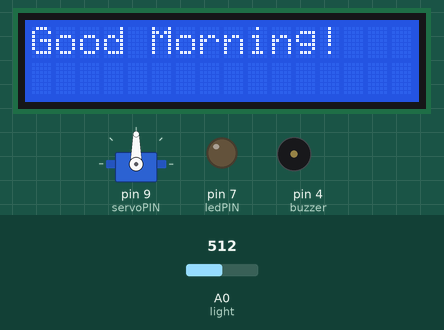
A sketch run on a simulated Arduino Uno, built with avr-gcc and run on an emulated ATmega328P. On the bench: 16×2 character LCD, servo, output pins drawn as LEDs (lit = HIGH), buzzer (waves = sounding). The inputs (shaded band) are chosen by the test bench; at power-on: A0 (light) = 512.

Above: at 0.6 s.
At 12.1 s:
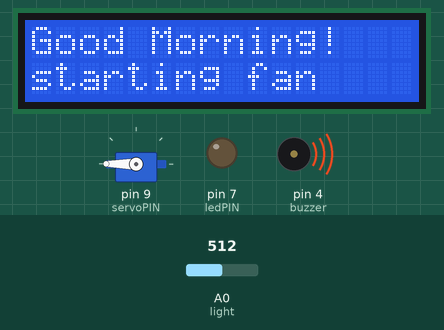
12.2 s: A0 (light) set to 583
At 22.7 s:
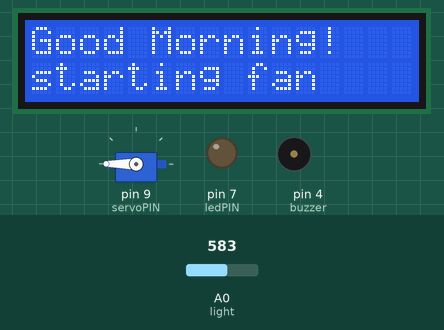
23.1 s: A0 (light) set to 619
At 23.6 s:
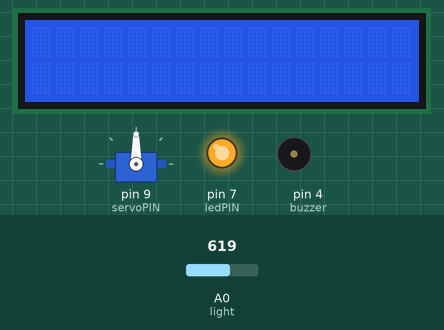
Timing chart, 0 to 26.1 s (numbered marks = the images above; inputs shaded):
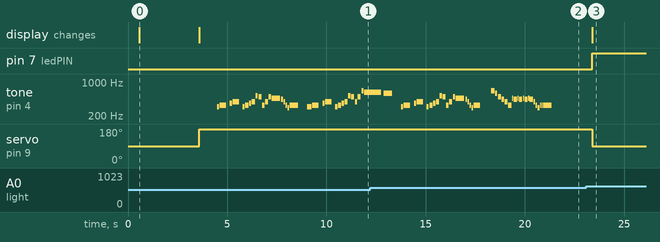

Measured:
- the behaviour switches between 600 and 601 on A0 (light) (found by bisection; images 2 and 3)
- after the input at 23.1 s, pin 7 (ledPIN): LOW → HIGH after 0.29 s; servo on pin 9 (servoPIN): 180° → 90° after 0.30 s; the display: changes after 0.30 s (image 3)
- by itself, tone on pin 4 (buzzer): plays 311 Hz for 0.11 s, 330 Hz for 0.32 s, 370 Hz for 0.11 s, 392 Hz for 0.32 s, 311 Hz for 0.11 s, 330 Hz for 0.16 s … (33 notes in this stretch)
- what the display in image 0 shows lasts 3.0 s, from 0.6 s to 3.6 s

The sketch:

Arduino_Group11.ino
```cpp
// C++ code
// good morning system!
#include <Servo.h>
#include <Wire.h>
#include <LiquidCrystal_I2C.h>

#define buzzer 4
#define ledPIN 7
#define servoPIN 9
#define light A0
int angle = 0;
int speed = 90;
int musicCount =0;
bool direction = true;
int lightValue=0;
bool startAlarm = false;
bool startFan=false;
bool morning=true;
Servo servo;
LiquidCrystal_I2C lcd_1(0X27, 16, 2);

// change this to make the song slower or faster
int tempo = 250;

////////////////////////
#define NOTE_B0  31
#define NOTE_C1  33
#define NOTE_CS1 35
#define NOTE_D1  37
#define NOTE_DS1 39
#define NOTE_E1  41
#define NOTE_F1  44
#define NOTE_FS1 46
#define NOTE_G1  49
#define NOTE_GS1 52
#define NOTE_A1  55
#define NOTE_AS1 58
#define NOTE_B1  62
#define NOTE_C2  65
#define NOTE_CS2 69
#define NOTE_D2  73
#define NOTE_DS2 78
#define NOTE_E2  82
#define NOTE_F2  87
#define NOTE_FS2 93
#define NOTE_G2  98
#define NOTE_GS2 104
#define NOTE_A2  110
#define NOTE_AS2 117
#define NOTE_B2  123
#define NOTE_C3  131
#define NOTE_CS3 139
#define NOTE_D3  147
#define NOTE_DS3 156
#define NOTE_E3  165
#define NOTE_F3  175
#define NOTE_FS3 185
#define NOTE_G3  196
#define NOTE_GS3 208
#define NOTE_A3  220
#define NOTE_AS3 233
#define NOTE_B3  247
#define NOTE_C4  262
#define NOTE_CS4 277
#define NOTE_D4  294
#define NOTE_DS4 311
#define NOTE_E4  330
#define NOTE_F4  349
#define NOTE_FS4 370
#define NOTE_G4  392
#define NOTE_GS4 415
#define NOTE_A4  440
#define NOTE_AS4 466
#define NOTE_B4  494
#define NOTE_C5  523
#define NOTE_CS5 554
#define NOTE_D5  587
#define NOTE_DS5 622
#define NOTE_E5  659
#define NOTE_F5  698
#define NOTE_FS5 740
#define NOTE_G5  784
#define NOTE_GS5 831
#define NOTE_A5  880
#define NOTE_AS5 932
#define NOTE_B5  988
#define NOTE_C6  1047
#define NOTE_CS6 1109
#define NOTE_D6  1175
#define NOTE_DS6 1245
#define NOTE_E6  1319
#define NOTE_F6  1397
#define NOTE_FS6 1480
#define NOTE_G6  1568
#define NOTE_GS6 1661
#define NOTE_A6  1760
#define NOTE_AS6 1865
#define NOTE_B6  1976
#define NOTE_C7  2093
#define NOTE_CS7 2217
#define NOTE_D7  2349
#define NOTE_DS7 2489
#define NOTE_E7  2637
#define NOTE_F7  2794
#define NOTE_FS7 2960
#define NOTE_G7  3136
#define NOTE_GS7 3322
#define NOTE_A7  3520
#define NOTE_AS7 3729
#define NOTE_B7  3951
#define NOTE_C8  4186
#define NOTE_CS8 4435
#define NOTE_D8  4699
#define NOTE_DS8 4978
#define REST      0


// notes of the moledy followed by the duration.
// a 4 means a quarter note, 8 an eighteenth , 16 sixteenth, so on
// !!negative numbers are used to represent dotted notes,
// so -4 means a dotted quarter note, that is, a quarter plus an eighteenth!!
int melody[] = {

  // Pink Panther theme
  // Theme by Masato Nakamura, arranged by Teddy Mason

  REST,2, REST,4, REST,8, NOTE_DS4,8,
  NOTE_E4,-4, REST,8, NOTE_FS4,8, NOTE_G4,-4, REST,8, NOTE_DS4,8,
  NOTE_E4,-8, NOTE_FS4,8,  NOTE_G4,-8, NOTE_C5,8, NOTE_B4,-8, NOTE_E4,8, NOTE_G4,-8, NOTE_B4,8,
  NOTE_AS4,2, NOTE_A4,-16, NOTE_G4,-16, NOTE_E4,-16, NOTE_D4,-16,
  NOTE_E4,2, REST,4, REST,8, NOTE_DS4,4,

  NOTE_E4,-4, REST,8, NOTE_FS4,8, NOTE_G4,-4, REST,8, NOTE_DS4,8,
  NOTE_E4,-8, NOTE_FS4,8,  NOTE_G4,-8, NOTE_C5,8, NOTE_B4,-8, NOTE_G4,8, NOTE_B4,-8, NOTE_E5,8,
  NOTE_DS5,1,
  NOTE_D5,2, REST,4, REST,8, NOTE_DS4,8,
  NOTE_E4,-4, REST,8, NOTE_FS4,8, NOTE_G4,-4, REST,8, NOTE_DS4,8,
  NOTE_E4,-8, NOTE_FS4,8,  NOTE_G4,-8, NOTE_C5,8, NOTE_B4,-8, NOTE_E4,8, NOTE_G4,-8, NOTE_B4,8,

  NOTE_AS4,2, NOTE_A4,-16, NOTE_G4,-16, NOTE_E4,-16, NOTE_D4,-16,
  NOTE_E4,-4, REST,4,
  REST,4, NOTE_E5,-8, NOTE_D5,8, NOTE_B4,-8, NOTE_A4,8, NOTE_G4,-8, NOTE_E4,-8,
  NOTE_AS4,16, NOTE_A4,-8, NOTE_AS4,16, NOTE_A4,-8, NOTE_AS4,16, NOTE_A4,-8, NOTE_AS4,16, NOTE_A4,-8,
  NOTE_G4,-16, NOTE_E4,-16, NOTE_D4,-16, NOTE_E4,16, NOTE_E4,16, NOTE_E4,2,
};

// sizeof gives the number of bytes, each int value is composed of two bytes (16 bits)
// there are two values per note (pitch and duration), so for each note there are four bytes
int notes = sizeof(melody) / sizeof(melody[0]) / 2;

// this calculates the duration of a whole note in ms
int wholenote = (60000 * 4) / tempo;

int divider = 0, noteDuration = 0;
////////////////////////////////

void setup()
{
  lcd_1.init();
  lcd_1.backlight();
  pinMode(ledPIN, OUTPUT);
  pinMode (buzzer, OUTPUT);
  pinMode (light, INPUT);
  Serial.begin(9600);
  servo.attach(servoPIN);
}

void loop()
{
  lightValue = analogRead(light);

   if (lightValue<=600) //if the light recieved by the sensor is high enough
   {
         digitalWrite(ledPIN, LOW); //turn off the night light
   }
   else
   {
     digitalWrite(ledPIN, HIGH); //turn on the night light
   }


  if (goodMorning(lightValue) && morning){ //if the sensor see it's morning
    lcd_1.setCursor(0,0) ; //sets cursor to second line first row
	lcd_1.print("Good Morning!");
	startAlarm = true; //starting morning alram
    delay (3000);
    lcd_1.setCursor(0,1); // cursor to first position first line
    lcd_1.print("starting fan"); //notifying the user for servo starting
    startFan = true; //starting servo mimicing fan
    morning=false;
  }


  if (startAlarm && musicCount!=1){ //bool changed by morning function
  // iterate over the notes of the melody.
  // Remember, the array is twice the number of notes (notes + durations)
    for (int thisNote = 0; thisNote < notes*2; thisNote = thisNote + 2) {
	    if (startFan){ //starting the fan
    	  if (direction){
     	    angle +=1;
    	    speed = 180;}
   		  else{
     	    angle -=1;
      	  speed = 0;}

        servo.write(speed);
        delay(15);
        if(angle == 180){ //making sure it rotates to other direction
        direction = false;}
        if(angle == 0){
        direction = true;}
    }

    // calculates the duration of each note
      divider = melody[thisNote + 1];
      if (divider > 0) {
      // regular note, just proceed
        noteDuration = (wholenote) / divider;
      } else if (divider < 0) {
      // dotted notes are represented with negative durations!!
      noteDuration = (wholenote) / abs(divider);
      noteDuration *= 1.5; // increases the duration in half for dotted notes
    }

     // we only play the note for 90% of the duration, leaving 10% as a pause
      tone(buzzer, melody[thisNote], noteDuration * 0.9);

      // Wait for the specief duration before playing the next note.
      delay(noteDuration);

      // stop the waveform generation before the next note.
      noTone(buzzer);
  musicCount = 1; //so alarm would only appear once
  }
}

}
  bool goodMorning(int lightValue){ //checking if it's morning for upper function
    if (lightValue <=600){
      delay(500);
      return true;}
    else{ //turning back off fan, lcd and alarm
      morning=true; // changing bool so another day can start
      startAlarm=false; //alarm can't start when it's night
      startFan=false; // fan only during day time
      angle = 0;
      speed = 90;
      musicCount=0; //chaning music int so alarm can start in new day
      servo.write(speed);
      lcd_1.clear();
      return false;}
  }
```
